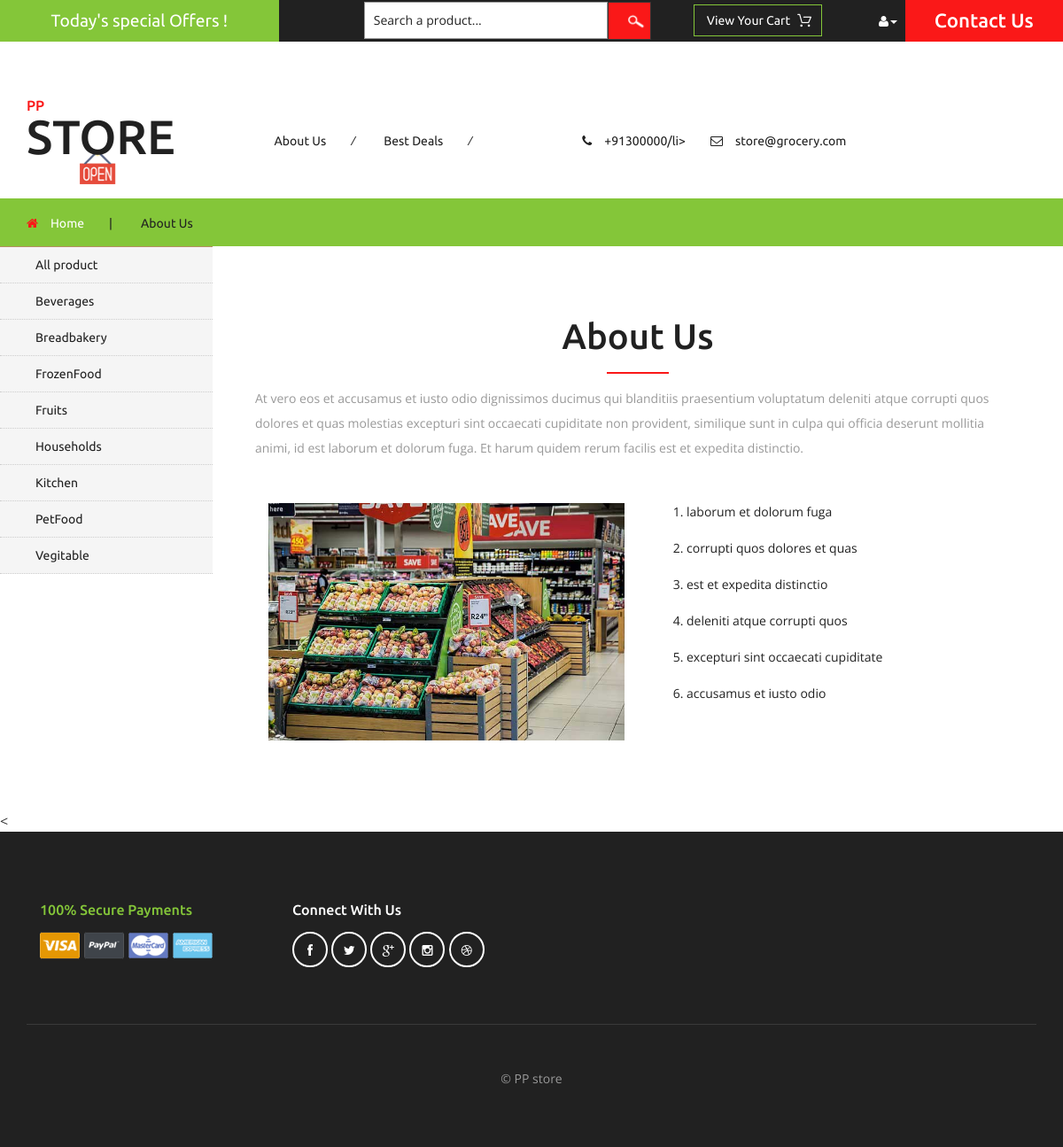
The app's page /contact with its own data.
### home/models.py (models this page shows, shortened)
class categor(models.Model):
    name=models.CharField(max_length=100,unique=True)
    slug=models.CharField(max_length=100,unique=True)
    class Meta:
        ordering=('name',)
        verbose_name='category'
        verbose_name_plural='categories'
    def get_url(self):
        return reverse('catview',args=[self.slug])

### home/views.py (the view)
# urls.py: path('contact',views.contact,name='contact'),
def contact(request):
    cat = categor.objects.all()
    return render(request,'about.html',{'cat':cat})

### templates/about.html (shortened to what this page needs)
{% extends 'base2.html' %}
{% load static %}
{% block content %}
	<div class="products-breadcrumb">
		<div class="container">
			<ul>
				<li><i class="fa fa-home" aria-hidden="true"></i><a href="/">Home</a><span>|</span></li>
				<li>About Us</li>
			</ul>
		</div>
	</div>
	<div class="banner">
		<div class="w3l_banner_nav_left">
			<nav class="navbar nav_bottom">
				<div class="collapse navbar-collapse" id="bs-megadropdown-tabs">
					<ul class="nav navbar-nav nav_1">
						<li><a href="{% url 'product' %}">All product</a></li>
						{% for i in cat %}
						<li><a href="{{i.get_url}}">{{i.name}}</a></li>
						{% endfor %}
					</ul>
				 </div>
			</nav>
		</div>
		<div class="w3l_banner_nav_right">
		<div class="privacy about">
			<h3>About Us</h3>
			<p class="animi">At vero eos et accusamus et iusto odio dignissimos ducimus qui blanditiis
				praesentium voluptatum deleniti atque corrupti quos dolores et quas molestias
				excepturi sint occaecati cupiditate non provident, similique sunt in culpa qui
				officia deserunt mollitia animi, id est laborum et dolorum fuga. Et harum quidem
				rerum facilis est et expedita distinctio.</p>
			<div class="agile_about_grids">
				<div class="col-md-6 agile_about_grid_right">
					<img src="{% static 'images/31.jpg'%}" alt=" " class="img-responsive" />
				</div>
				<div class="col-md-6 agile_about_grid_left">
					<ol>
						<li>laborum et dolorum fuga</li>
						<li>corrupti quos dolores et quas</li>
						<li>est et expedita distinctio</li>
						<li>deleniti atque corrupti quos</li>
						<li>excepturi sint occaecati cupiditate</li>
						<li>accusamus et iusto odio</li>
					</ol>
				</div>
				<div class="clearfix"> </div>
			</div>
		</div>
		</div>
	</div>
	<
	<div class="footer">
		<div class="container">
			<div class="agile_footer_grids">
				<div class="col-md-3 w3_footer_grid agile_footer_grids_w3_footer">
					<div class="w3_footer_grid_bottom">
						<h4>100% secure payments</h4>
						<img src="{%static 'images/card.png'%}" alt=" " class="img-responsive" />
					</div>
				</div>
				<div class="col-md-3 w3_footer_grid agile_footer_grids_w3_footer">
					<div class="w3_footer_grid_bottom">
						<h5>connect with us</h5>
						<ul class="agileits_social_icons">
							<li><a href="#" class="facebook"><i class="fa fa-facebook" aria-hidden="true"></i></a></li>
							<li><a href="#" class="twitter"><i class="fa fa-twitter" aria-hidden="true"></i></a></li>
							<li><a href="#" class="google"><i class="fa fa-google-plus" aria-hidden="true"></i></a></li>
							<li><a href="#" class="instagram"><i class="fa fa-instagram" aria-hidden="true"></i></a></li>
							<li><a href="#" class="dribbble"><i class="fa fa-dribbble" aria-hidden="true"></i></a></li>
						</ul>
					</div>
				</div>
				<div class="clearfix"> </div>
			</div>
			<div class="wthree_footer_copy">
				<p>© PP store</p>
			</div>
		</div>
	</div>
{% endblock %}

### records on screen
categor: name "Beverages"
categor: name "Breadbakery"
categor: name "FrozenFood"
categor: name "Fruits"
categor: name "Households"
categor: name "Kitchen"
categor: name "PetFood"
categor: name "Vegitable"
